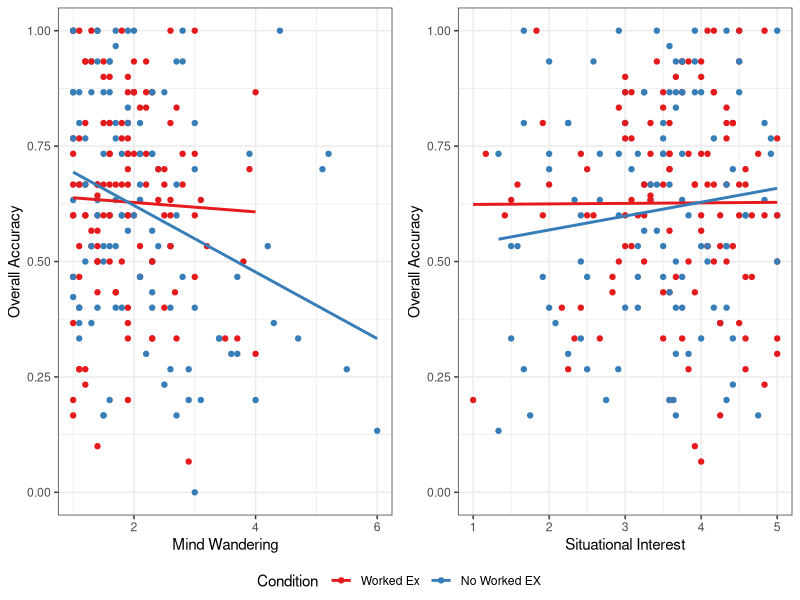
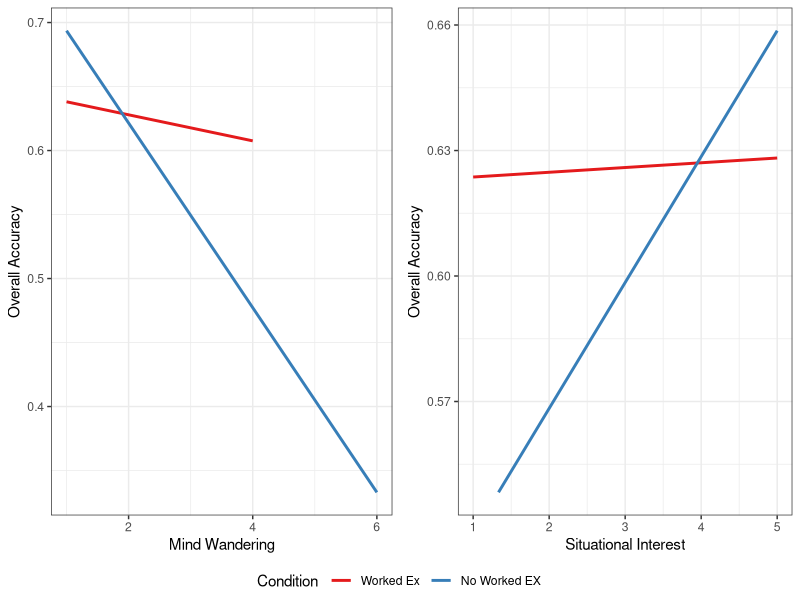
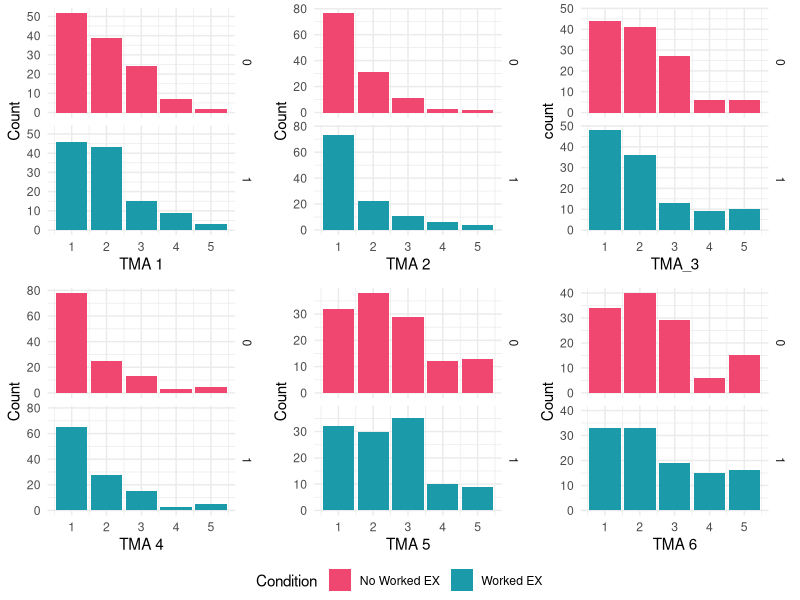
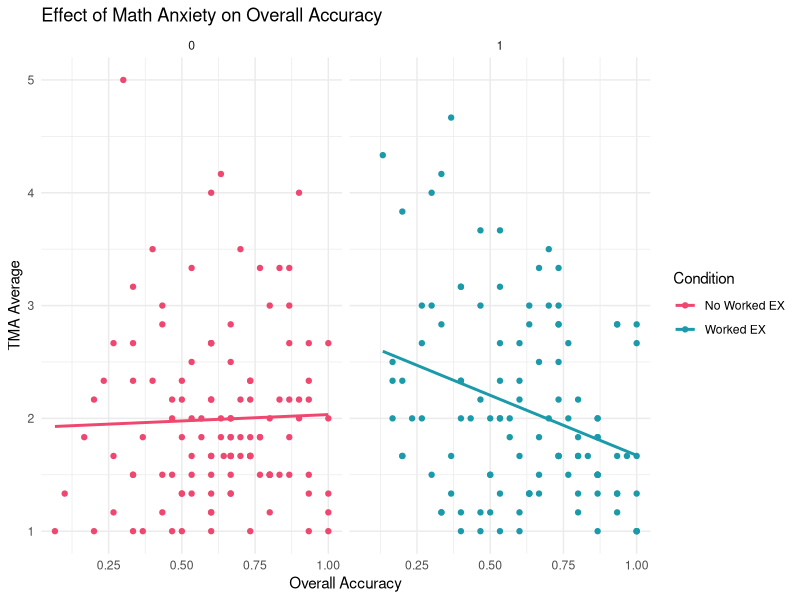
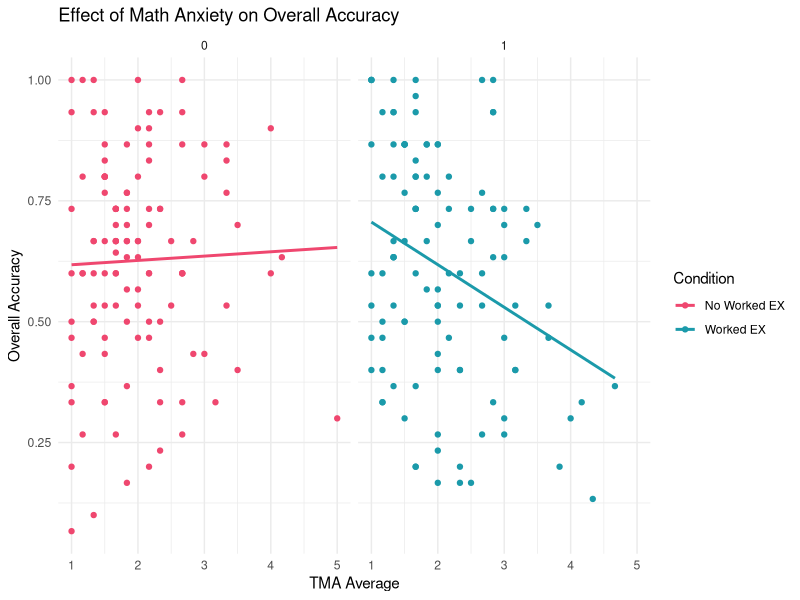
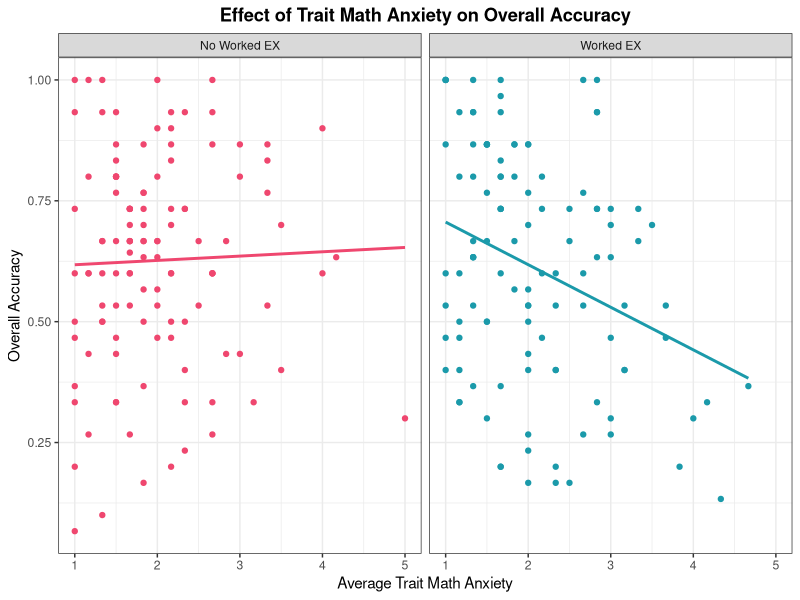
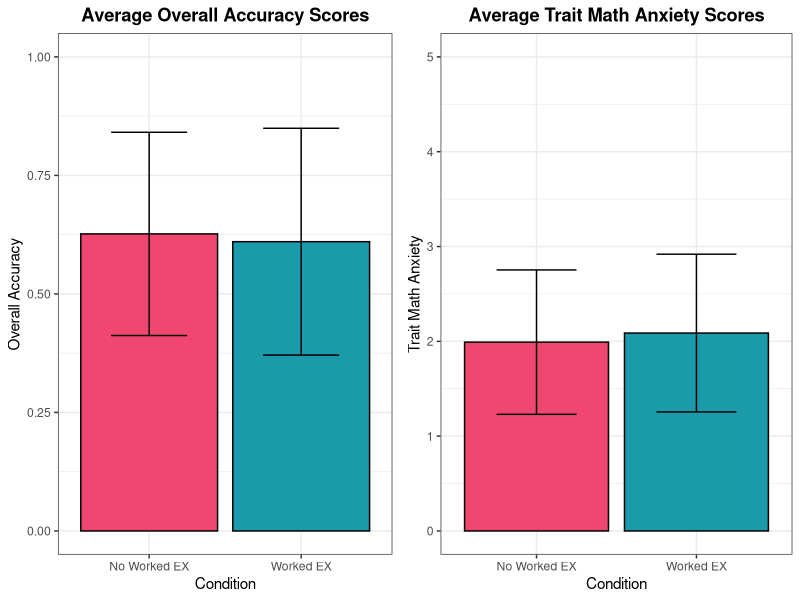

Write R code to recreate these figures, in order.
## ---- chunk 1
knitr::opts_chunk$set(echo = TRUE)
## ---- chunk 2
library(tidyverse)
library(gridExtra)
library(ggpubr)
## ---- chunk 3
dfr <- readxl::read_xlsx("../../data/KidsCOVID_Winter21_raw data.xlsx")
clean <- read.csv("../../data/clean3.csv")
## ---- chunk 4
dfr <-dfr %>% filter(Condition == 1 | Condition == 2)
dfr <- dfr %>% mutate(mw_avg = rowMeans(dfr[346:347], na.rm = TRUE))
dfr$Condition[dfr$Condition == 1] = 0 
dfr$Condition[dfr$Condition == 2] = 1 
df <- dfr %>% select(Del_OverallAcc, TMA_avg, Condition, mw_avg, SI_avg) %>% 
  drop_na()

dfr %>% filter(Condition == 0)
## ---- chunk 5
tma1_hist <- dfr %>% 
  ggplot(aes(TMA_1, fill = Condition)) + geom_bar() +
  theme_minimal()  + 
  scale_fill_manual(values = c("#ef476f","#1b9aaa"), labels = 
                                  c("No Worked EX", "Worked EX")) +
  labs(x = "TMA 1", y = "Count") +
  facet_grid(vars(cols = Condition))

tma2_hist <- dfr %>% 
  ggplot(aes(TMA_2,  fill = Condition)) + geom_bar()  +
  theme_minimal()  +
  scale_fill_manual(values = c("#ef476f","#1b9aaa"), labels = 
                                  c("No Worked EX", "Worked EX")) + 
  labs(x = "TMA 2", y = "Count") +
  facet_grid(vars(cols = Condition))

tma3_hist <- dfr %>% 
  ggplot(aes(TMA_3,  fill = Condition)) + geom_bar()  +
  theme_minimal()  +
  scale_fill_manual(values = c("#ef476f","#1b9aaa"), labels = 
                                  c("No Worked EX", "Worked EX")) +
  facet_grid(vars(cols = Condition))

tma4_hist <- dfr %>% 
  ggplot(aes(TMA_4,  fill = Condition)) + geom_bar()   + theme_minimal() + 
  scale_fill_manual(values = c("#ef476f","#1b9aaa"), labels = 
                                  c("No Worked EX", "Worked EX")) +
  labs(x = "TMA 4", y = "Count") +
  theme_minimal() + 
  facet_grid(vars(cols = Condition))

tma5_hist <- dfr %>% 
  ggplot(aes(TMA_5,  fill = Condition)) + geom_bar() +
  scale_fill_manual(values = c("#ef476f","#1b9aaa"), labels = 
                                  c("No Worked EX", "Worked EX")) +
  labs(x = "TMA 5", y = "Count") +
  theme_minimal() + 
  facet_grid(vars(cols = Condition))

tma6_hist <- dfr %>% 
  ggplot(aes(TMA_6,  fill = Condition)) + geom_bar()  +
  scale_fill_manual(values = c("#ef476f","#1b9aaa"), labels = 
                                  c("No Worked EX", "Worked EX")) +
  labs(x = "TMA 6", y = "Count") +
  theme_minimal() + 
  facet_grid(vars(cols = Condition))
## ---- chunk 6
tma_hist <- ggarrange(tma1_hist, tma2_hist, tma3_hist, tma4_hist, tma5_hist, tma6_hist,common.legend = TRUE, legend="bottom", ncol = 3, nrow = 2)

ggsave(tma_hist, file = "../../outputs/visualization/tma_hist.png")
## ---- chunk 7
dfr %>% select(contains("acc"))

 tma_acc_splt1 <- df %>% 
  ggplot(aes(x = Del_OverallAcc, y = TMA_avg ,color  = Condition)) + 
  geom_point() +
  geom_smooth(method = "lm", se = FALSE) +
  theme_minimal() + 
  scale_color_manual(values = c("#ef476f","#1b9aaa"), labels = 
                                  c("No Worked EX", "Worked EX")) +
  facet_grid(.~Condition) +
  labs(title = "Effect of Math Anxiety on Overall Accuracy",
        x = "Overall Accuracy", y = "TMA Average")

 tma_acc_splt2 <- df %>% 
              ggplot(aes(x = TMA_avg, y = Del_OverallAcc ,color  = Condition)) + 
              geom_point() +
              geom_smooth(method = "lm", se = FALSE) +
              theme_minimal() + 
              scale_color_manual(values = c("#ef476f","#1b9aaa"), labels = 
                                  c("No Worked EX", "Worked EX")) +
              facet_grid(.~Condition)  +
              labs(title = "Effect of Math Anxiety on Overall Accuracy",
                    x = "TMA Average", y = "Overall Accuracy")
 
ggsave(plot = tma_acc_splt1, 
       file = "../../outputs/visualization/tma_acc_splt1.png")
ggsave(plot = tma_acc_splt2, 
       file = "../../outputs/visualization/tma_acc_splt2.png")
## ---- chunk 8
t.test(Del_OverallAcc ~ Condition, data = dfr)
## ---- chunk 9
# New facet label names for supp variable
cond.labs <- c("No Worked EX", "Worked EX")
names(cond.labs) <- c(0, 1)

# side by side plot with borders
tma_acc_splt3 <- df %>% 
            ggplot(aes(x = TMA_avg, y = Del_OverallAcc ,color  = Condition)) + 
            geom_point() +
            geom_smooth(method = "lm", se = FALSE) +
            theme_bw() + 
            scale_color_manual(values = c("#ef476f","#1b9aaa"), labels = 
                                  c("No Worked EX", "Worked EX")) +
            facet_grid(.~Condition,
                       labeller = labeller(Condition = cond.labs))  +
            labs(title = "Effect of Trait Math Anxiety on Overall Accuracy",
                              x = "Average Trait Math Anxiety", y = "Overall Accuracy")  +
  theme(plot.title = element_text(face = "bold", hjust = 0.5))

tma_acc_splt3 <- tma_acc_splt3 + theme(legend.position = "none")
ggsave(plot = tma_acc_splt3, 
       file = "../../outputs/visualization/tma_acc_splt3.png", height = 5, width = 7)
## ---- chunk 10
# TMA vs understanding with no facet grid
tma_acc1 <- dfr %>% 
  ggplot(aes(x = TMA_avg, y = Del_OverallAcc ,color  = Condition)) + 
  geom_point() +
  geom_smooth(method = "lm", se = FALSE) +
  theme_bw() + 
  scale_color_brewer(palette="Set1", labels = 
                                  c("Worked Ex", "No Worked EX")) +
  labs(title = "Effect of Math Anxiety on Overall Accuracy",
                    x = "TMA Average", y = "Overall Accuracy")

# No points, just smooth lines for each group
tma_acc2 <- dfr %>% 
  ggplot(aes(x = TMA_avg, y = Del_OverallAcc ,color  = Condition)) + 
  geom_smooth(method = "lm", se = FALSE) +
  theme_bw() + 
  scale_color_brewer(palette="Set1", labels = 
                                  c("Worked Ex", "No Worked EX")) +
  labs(title = "Effect of Math Anxiety on Overall Accuracy",
                    x = "TMA Average", y = "Overall Accuracy")
## ---- chunk 11
tma_avg <- dfr %>% 
                  group_by(Condition) %>% 
                  summarize("TMA 1 Avg" = mean(TMA_1, na.rm = TRUE),
                            "TMA 2 Avg" = mean(TMA_2, na.rm = TRUE),
                            "TMA 3 Avg" = mean(TMA_3, na.rm = TRUE),
                            "TMA 4 Avg" = mean(TMA_4, na.rm = TRUE),
                            "TMA 5 Avg" = mean(TMA_5, na.rm = TRUE),
                            "TMA 6 Avg" = mean(TMA_6, na.rm = TRUE))
tma_avg
  
## ---- chunk 12
dfr <- dfr %>% mutate(mw_avg = rowMeans(dfr[346:347], na.rm = TRUE))
# MW vs post-acc
mw_acc1 <- dfr %>% 
          ggplot(aes(x = mw_avg, y = Del_OverallAcc, color = Condition)) +
          geom_point() + geom_smooth(method = "lm", se = FALSE) +
          theme_bw() + 
          scale_color_brewer(palette="Set1", labels = 
                                          c("Worked Ex", "No Worked EX")) +
          labs(x = "Mind Wandering", y = "Overall Accuracy")
# MW vs post-acc (just smooth lines, no dots)
mw_acc2 <- dfr %>% 
          ggplot(aes(x = mw_avg, y = Del_OverallAcc, color = Condition)) +
          geom_smooth(method = "lm", se = FALSE) +
          theme_bw() + 
          scale_color_brewer(palette="Set1", labels = 
                                          c("Worked Ex", "No Worked EX")) +
          labs(x = "Mind Wandering", y = "Overall Accuracy")
#SI vs post-acc
si_acc1 <- dfr %>% 
  ggplot(aes(x = SI_avg, y = Del_OverallAcc, color = Condition)) +
  geom_point() + geom_smooth(method = "lm", se = FALSE) +
  theme_bw() + 
  scale_color_brewer(palette="Set1", labels = 
                                  c("Worked Ex", "No Worked EX")) +
  labs(x = "Situational Interest", y = "Overall Accuracy")
# SI vs post-acc (just smooth lines)
si_acc2 <- dfr %>% 
  ggplot(aes(x = SI_avg, y = Del_OverallAcc, color = Condition)) +
  geom_smooth(method = "lm", se = FALSE) +
  theme_bw() + 
  scale_color_brewer(palette="Set1", labels = 
                                  c("Worked Ex", "No Worked EX")) +
  labs(x = "Situational Interest", y = "Overall Accuracy")
## ---- chunk 13
# Side-by-side plot mw and situational interests with understanding
mw_si_plot1 <- ggarrange(mw_acc1, si_acc1,
                       common.legend = TRUE, legend="bottom", ncol = 2, nrow = 1)
mw_si_plot2 <- ggarrange(mw_acc2, si_acc2,
                       common.legend = TRUE, legend="bottom", ncol = 2, nrow = 1)
## ---- chunk 14
mw_si_plot1
mw_si_plot2
## ---- chunk 15
acc_avg_plt <- df %>% 
  group_by(Condition) %>% 
  summarize(acc_avg = mean(Del_OverallAcc), acc_sd = sd(Del_OverallAcc)) %>% 
  ggplot(aes(x = Condition, y = acc_avg, fill = Condition)) +
  geom_bar(position="dodge", stat="identity", color = "black") + 
  geom_errorbar(aes(ymin = acc_avg - acc_sd, ymax = acc_avg + acc_sd), width = 0.5) +
  theme_bw() + 
  scale_x_discrete(breaks=c(0,1),
        labels=c("No Worked EX","Worked EX")) +
  scale_fill_manual(values = c("#ef476f","#1b9aaa"), labels = 
                                  c("No Worked EX", "Worked EX")) +
  labs(x = "Condition", y = "Overall Accuracy", title = "Average Overall Accuracy Scores") + theme(legend.position = "none", plot.title = element_text(face = "bold", hjust = 0.5)) + ylim(0,1) 

tma_avg_plt <- df %>% 
  group_by(Condition) %>% 
  summarize(tma_avg = mean(TMA_avg), tma_sd = sd(TMA_avg))  %>% 
  ggplot(aes(x = Condition, y = tma_avg, fill = Condition)) +
  geom_bar(position="dodge", stat="identity", color = "black") + 
  geom_errorbar(aes(ymin = tma_avg - tma_sd, ymax = tma_avg + tma_sd), width = 0.5) + 
  theme_bw() + 
  scale_x_discrete(breaks=c(0,1),
        labels=c("No Worked EX","Worked EX")) +
  scale_fill_manual(values = c("#ef476f","#1b9aaa"), labels = 
                                  c("No Worked EX", "Worked EX")) +
  labs(x = "Condition", y = "Trait Math Anxiety", title = "Average Trait Math Anxiety Scores")+ theme(legend.position = "none") + ylim(0,5) +
  theme(plot.title = element_text(face = "bold", hjust = 0.5))
## ---- chunk 16
avg_bar <- ggarrange(acc_avg_plt, tma_avg_plt, ncol = 2, nrow = 1)
ggsave(avg_bar, file = "../../outputs/visualization/avg_bar.png", height = 5, width = 7)
## ---- chunk 17
summary(df$Del_OverallAcc)
## ---- chunk 18
df %>% filter(Condition == 0)
## ---- chunk 19
df %>% 
  group_by(Condition) %>% 
  summarize(tma_avg = mean(TMA_avg)) 

df %>% 
  group_by(Condition) %>% 
  summarize(tma_avg = mean(Del_OverallAcc)) 
## ---- chunk 20
n_high_tma <- df %>% filter(TMA_avg >= 3) %>% nrow()
n_high_tma / nrow(df)
